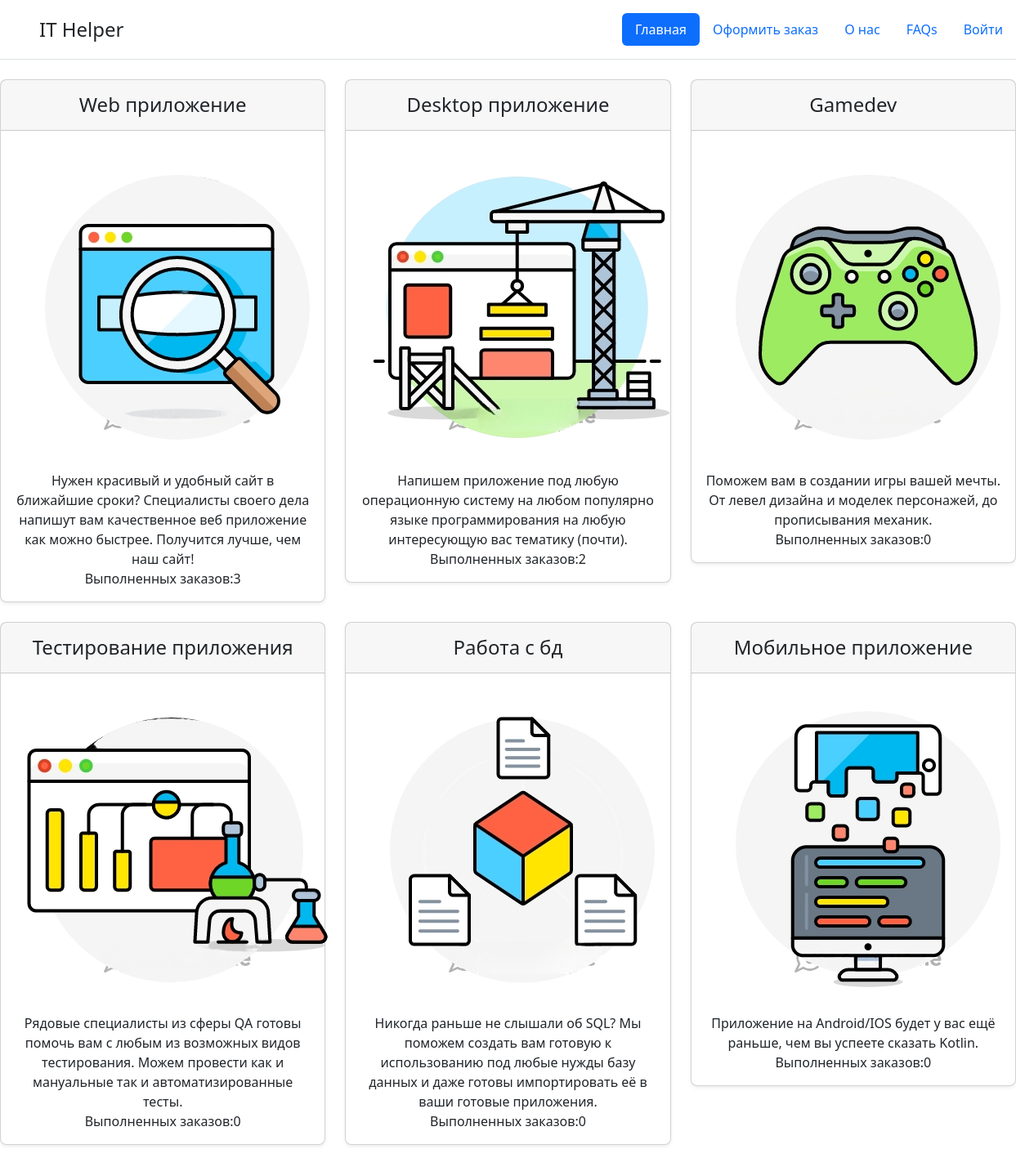
The page / on the database its author committed.
### tables this page shows
CREATE TABLE `department` (
  `id` int UNSIGNED NOT NULL,
  `name` varchar(30) NOT NULL,
  `about` varchar(500) NOT NULL,
  `photo` varchar(250) NOT NULL
);

### index.php (the view, shortened to what this page needs)
<?php
$mysql = new mysqli('localhost', 'root', '', 'Curse');
$name = $mysql->query("SELECT `name` FROM `department` ORDER BY `id`");
$about = $mysql->query("SELECT `about` FROM `department`");
$photo = $mysql->query("SELECT `photo` FROM `department`");
?>
<!DOCTYPE html>
<html lang="ru">
<head>
    <link rel="stylesheet" href="https://cdn.jsdelivr.net/npm/bootstrap@5.2.3/dist/css/bootstrap.min.css">
</head>
<body>
  <header class="d-flex flex-wrap justify-content-center py-3 mb-4 border-bottom">
      <a href="/" class="d-flex align-items-center mb-3 mb-md-0 me-md-auto text-dark text-decoration-none">
        <svg class="bi me-2" width="40" height="32"><use xlink:href="#bootstrap"></use></svg>
        <span class="fs-4">IT Helper</span>
      </a>
      <ul class="nav nav-pills">
        <li class="nav-item"><a href="/" class="nav-link active" aria-current="page">Главная</a></li>
        <li class="nav-item"><a href="order.php" class="nav-link">Оформить заказ</a></li>
        <li class="nav-item"><a href="about.php" class="nav-link">О нас</a></li>
        <li class="nav-item"><a href="faq.php" class="nav-link">FAQs</a></li>
        <?php
         if ($_COOKIE['user'] == ''):
          ?>
          <li class="nav-item"><a href="validation.php" class="nav-link">Войти</a></li>
        <?php else: ?>
          <li class="nav-item"><a href="validation.php" id="name" class="nav-link"> <?=$_COOKIE['user']?></a></li>
        <?php endif; ?>
      </ul>
    </header>
<div class="row row-cols-1 row-cols-md-3 mb-3 text-center">
  <?php
  while($result = mysqli_fetch_assoc($name) and $result1 = mysqli_fetch_assoc($about) and $result2 = mysqli_fetch_assoc($photo)){
  ?>
      <div class="col">
        <div class="card mb-4 rounded-3 shadow-sm">
          <div class="card-header py-3">
<h4 class="my-0 fw-normal"><?php echo $result['name']; ?></h4>
</div>
<div class="card-body">
<img src="img/<?php echo $result2['photo']; ?>.png" alt=""/>
<br>
<?php echo $result1['about']; ?>
<br>
<?php
$gg = $result['name'];
echo "Выполненных заказов:";
$total = $mysql->query("SELECT COUNT(*) FROM `reserv` INNER JOIN `department` ON `reserv`.`department` = `department`.`name` where `status` = 1 and `department` = '$gg'");
$result4 = mysqli_fetch_row($total);
$rep = $result4[0];
print_r($rep);
?>
<br>
      </div>
    </div>
  </div>
    <?php } ?>
</div>
</body>
</html>

### rows shown on the page
department: name "Web приложение", shows a picture, about "Нужен красивый и удобный сайт в ближайшие сроки? Специалисты своего дела напишут вам качественное веб приложение как можно быстрее. Получится лучше, чем наш сайт!", value "3"
department: name "Desktop приложение", photo (picture), about "Напишем приложение под любую операционную систему на любом популярно языке программирования на любую интересующую вас тематику (почти).", value "2"
department: name "Gamedev", photo (picture), about "Поможем вам в создании игры вашей мечты. От левел дизайна и моделек персонажей, до прописывания механик.", value "0"
department: name "Тестирование приложения", photo (picture), about "Рядовые специалисты из сферы QA готовы помочь вам с любым из возможных видов тестирования. Можем провести как и мануальные так и автоматизированные тесты.", value "0"
department: name "Работа с бд", photo (picture), about "Никогда раньше не слышали об SQL? Мы поможем создать вам готовую к использованию под любые нужды базу данных и даже готовы импортировать её в ваши готовые приложения.", value "0"
department: name "Мобильное приложение", photo (picture), about "Приложение на Android/IOS будет у вас ещё раньше, чем вы успеете сказать Kotlin.", value "0"
